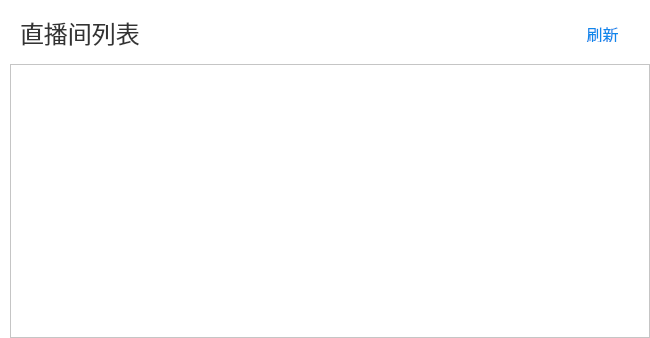
        <widget class="QWidget" name="m_zoneRoomList" native="true">
         <property name="minimumSize">
          <size>
           <width>650</width>
           <height>338</height>
          </size>
         </property>
         <property name="maximumSize">
          <size>
           <width>16777215</width>
           <height>16777215</height>
          </size>
         </property>
         <property name="styleSheet">
          <string notr="true">QWidget{
    background-color: #ffffff;
 }</string>
         </property>
         <layout class="QVBoxLayout" name="verticalLayout_3">
          <property name="spacing">
           <number>0</number>
          </property>
          <property name="leftMargin">
           <number>0</number>
          </property>
          <property name="topMargin">
           <number>0</number>
          </property>
          <property name="rightMargin">
           <number>0</number>
          </property>
          <property name="bottomMargin">
           <number>0</number>
          </property>
          <item>
           <layout class="QVBoxLayout" name="verticalLayout_2">
            <property name="spacing">
             <number>0</number>
            </property>
            <property name="leftMargin">
             <number>0</number>
            </property>
            <property name="rightMargin">
             <number>0</number>
            </property>
            <item>
             <layout class="QHBoxLayout" name="horizontalLayout">
              <property name="spacing">
               <number>0</number>
              </property>
              <property name="leftMargin">
               <number>20</number>
              </property>
              <property name="rightMargin">
               <number>20</number>
              </property>
              <item>
               <widget class="QLabel" name="m_TitleList">
                <property name="minimumSize">
                 <size>
                  <width>0</width>
                  <height>64</height>
                 </size>
                </property>
                <property name="maximumSize">
                 <size>
                  <width>16777215</width>
                  <height>64</height>
                 </size>
                </property>
                <property name="styleSheet">
                 <string notr="true">QLabel{
    font-family: 微软雅黑;
    font-size: 24px;
    border: none;
    text-align: left;
    color: #333333;
 }</string>
                </property>
                <property name="text">
                 <string>直播间列表</string>
                </property>
               </widget>
              </item>
              <item>
               <widget class="ZegoProgressIndicator" name="m_progIndicator" native="true">
                <property name="minimumSize">
                 <size>
                  <width>20</width>
                  <height>20</height>
                 </size>
                </property>
                <property name="maximumSize">
                 <size>
                  <width>20</width>
                  <height>20</height>
                 </size>
                </property>
               </widget>
              </item>
              <item>
               <widget class="QPushButton" name="m_bRefreshRoomList">
                <property name="minimumSize">
                 <size>
                  <width>55</width>
                  <height>20</height>
                 </size>
                </property>
                <property name="maximumSize">
                 <size>
                  <width>55</width>
                  <height>20</height>
                 </size>
                </property>
                <property name="cursor">
                 <cursorShape>PointingHandCursor</cursorShape>
                </property>
                <property name="focusPolicy">
                 <enum>Qt::ClickFocus</enum>
                </property>
                <property name="layoutDirection">
                 <enum>Qt::RightToLeft</enum>
                </property>
                <property name="styleSheet">
                 <string notr="true">QPushButton{
     font-family: 微软雅黑;
     font-size: 16px;
     color: #0e88eb;
     text-align: top;
     border: none;
 }
</string>
                </property>
                <property name="text">
                 <string>刷新</string>
                </property>
                <property name="icon">
                 <iconset>
                  <normaloff>Resources/images/refresh.png</normaloff>Resources/images/refresh.png</iconset>
                </property>
                <property name="flat">
                 <bool>true</bool>
                </property>
               </widget>
              </item>
             </layout>
            </item>
            <item>
             <widget class="QTableView" name="m_roomList">
              <property name="minimumSize">
               <size>
                <width>0</width>
                <height>271</height>
               </size>
              </property>
              <property name="maximumSize">
               <size>
                <width>16777215</width>
                <height>16777215</height>
               </size>
              </property>
              <property name="styleSheet">
               <string notr="true">QTableView{
     font-family: 微软雅黑;
     font-size: 14px;
     color: #333333; 
     margin-left: 10px;
     
     background-color: #ffffff;
     
 }

QTableView::item{
     border: none;
     border-bottom: 1px solid #e6e6e6;
     padding: 10px;

 }

QTableView:item:selected{
     background-color: #0e88eb;
     color: #ffffff;
}

QHeaderView{
     font-size: 14px;
     font-family: 微软雅黑;
     color: #333333;
     border: none;
     padding-left: 10px;
     border-bottom: 1px solid #e6e6e6;
}

 </string>
              </property>
              <property name="horizontalScrollMode">
               <enum>QAbstractItemView::ScrollPerItem</enum>
              </property>
              <property name="showGrid">
               <bool>false</bool>
              </property>
             </widget>
            </item>
           </layout>
          </item>
         </layout>
        </widget>
